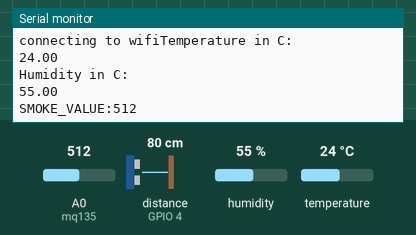
This sketch was run on a simulated ESP8266 (NodeMCU). Shown: the last lines printed to the serial monitor. Wiring (inferred from the names in the program): ultrasonic range finder: trigger GPIO 5; echo GPIO 4. The inputs (shaded band) are chosen by the test bench; at power-on: distance to the obstacle (sensor on GPIO 4) 80 cm, humidity 55 %, A0 (mq135) = 512, temperature 24 °C. The echo pulse lasts 58.3 µs per cm; WiFi joins after 1.5 s; servers stay silent unless stated.

Above: at 2.7 s.
2.8 s: distance to the obstacle (sensor on GPIO 4) set to 2 cm
At 5.0 s:
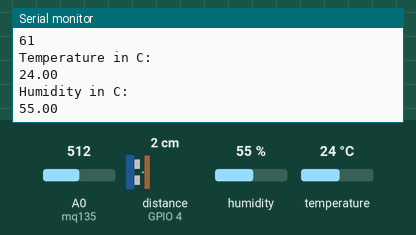
6.5 s: humidity set to 22 %
At 8.0 s:
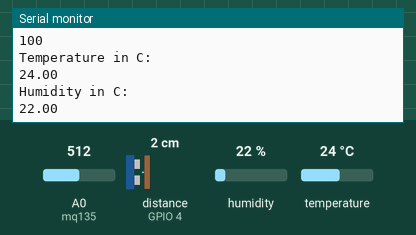
10.2 s: A0 (mq135) set to 716
At 11.8 s:
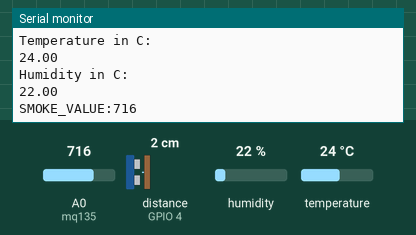
13.9 s: temperature set to 12 °C
At 16.5 s:
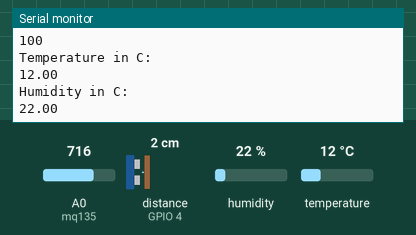
17.6 s: distance to the obstacle (sensor on GPIO 4) set to 4 cm
At 18.3 s:
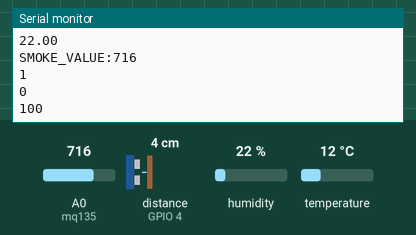
21.3 s: A0 (mq135) set to 992
At 22.7 s:
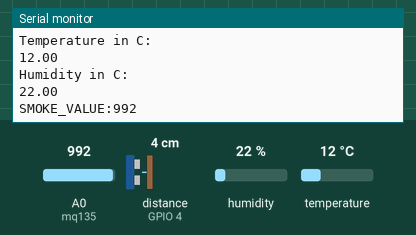
Timing chart, 0 to 24.3 s (numbered marks = the images above; inputs shaded):
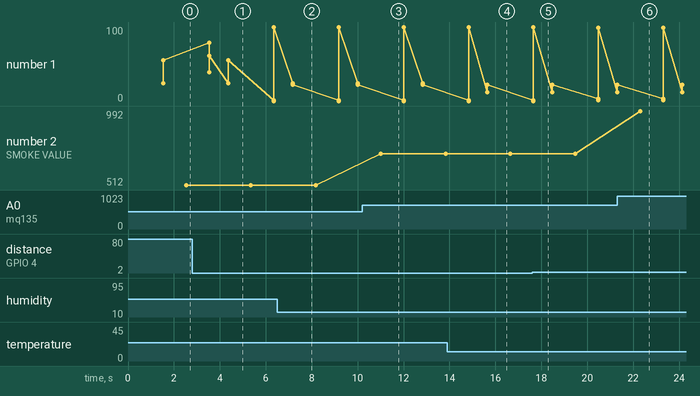

Measured:
- after the input at 6.5 s, the serial monitor: prints a new line after 0.68 s (image 2)
- after the input at 10.2 s, the serial monitor: prints a new line after 0.81 s (image 3)
- after the input at 13.9 s, the serial monitor: prints a new line after 1.8 s (image 4)
- after the input at 21.3 s, the serial monitor: prints a new line after 1.0 s (image 6)
- plotted number 1: 55 → 100 after the input at 2.8 s, 100 → 22 after the input at 6.5 s, 22 → 99 after the input at 17.6 s
- plotted number 2: 512 → 716 after the input at 10.2 s, 716 → 992 after the input at 21.3 s

The sketch:

main_code.ino
```cpp
//headdders
#include<ESP8266WiFi.h>
#include<stdio.h>
#include <WiFiClientSecure.h>
#include<ESP8266HTTPClient.h>
#include "DHT.h"
//wifi password and id
char wifi_id[]="dengerous";
char password[]="vaheed143";

// web connections
WiFiClientSecure client;
HTTPClient http;
String url="https://iot-based-waste-monitering-system2.onrender.com/updatedb/"; //web ulr have to be provided FOR UBDATING DATABASE
//https://iot-based-waste-monitering-system2.onrender.com/updatedb/
 //function declaretion
void ConnectTOWifi(void);

//pins for declaration
const int trigPin = 5;  //D1
const int echoPin = 4;//D2
//DTH 11 //D3
const int mq135 = A0; // pin A0

// defines variables
int temp=0;
int hum=0;
int stepvalue = 0;
int percentage;
int percentage1;
long duration;
int distance;
int SMOKE_VALUE;
int td=200; // total length of dustbin

DHT dht2(0,DHT11);  //d
void setup() {

ConnectTOWifi();  //fuction to connect wifi
pinMode(trigPin, OUTPUT); // Sets the trigPin as an Output
pinMode(echoPin, INPUT); // Sets the echoPin as an Input
Serial.begin(9600); // Starts the serial communication jest to chek the values in serial port

}

void loop() {
  //DTH11
 temp=dht2.readTemperature( );
 hum=dht2.readHumidity( );
  Serial.println("Temperature in C:");
   Serial.println((dht2.readTemperature( )));
   Serial.println("Humidity in C:");
   Serial.println((dht2.readHumidity()));
   delay(1000);

//SMOKE DETECTION
SMOKE_VALUE = analogRead(mq135);
Serial.print("SMOKE_VALUE:");
Serial.println(SMOKE_VALUE);

//ultrasonic
   // Clears the trigPin
digitalWrite(trigPin, LOW);
delayMicroseconds(2);

// Sets the trigPin on HIGH state for 10 micro seconds
digitalWrite(trigPin, HIGH);
delayMicroseconds(10);
digitalWrite(trigPin, LOW);

// Reads the echoPin, returns the sound wave travel time in microseconds
duration = pulseIn(echoPin, HIGH);

// Calculating the distance
distance= duration*0.034/2;

//percentage calculation (this is empty percentege)
percentage1=100*distance/td;
delay(1000);
if(percentage1>100)
percentage1=100;

//dustbin fill percentage
percentage=100-percentage1;
Serial.println(distance);
Serial.println(percentage1);
Serial.println(percentage);

//clear the value of step
stepvalue=0;
//fire check
if(SMOKE_VALUE>50)
stepvalue=1;
else{
stepvalue=0;}

  //function to write in web server
SendGETRequest();

}

void SendGETRequest(){
  //http.begin(client,url2); Specify request destination
  //http.GET();     calling the url by get request
client.setInsecure();
String myStr,tempsr,humsr;
String url1=url+"a"+"1"+"/";
String url2=url+"a"+"2"+"/";
String url3=url+"a"+"3"+"/";
String url0=url+"a"+"0"+"/";
if(percentage<10){ myStr = String(percentage);
http.begin(client,url2+"0"+myStr);
http.GET();
}
else if (percentage>=100){
http.begin(client,url2+"99");
   http.GET();
}
else{  myStr = String(percentage);
http.begin(client,url2+myStr);
http.GET();
}
if(stepvalue==1){
http.begin(client,url1+"1");
http.GET(); }
else{
http.begin(client,url1+"0");
http.GET();
}
tempsr=String(temp);
humsr=String(hum);
http.begin(client,url3+tempsr);
http.GET();
http.begin(client,url0+humsr);
http.GET();
}
void ConnectTOWifi(){
  WiFi.mode(WIFI_STA);
  WiFi.begin(wifi_id,password);
  Serial.print("connecting to wifi");
  while(WiFi.status()!=WL_CONNECTED){
 delay(100);
  }
}
```
